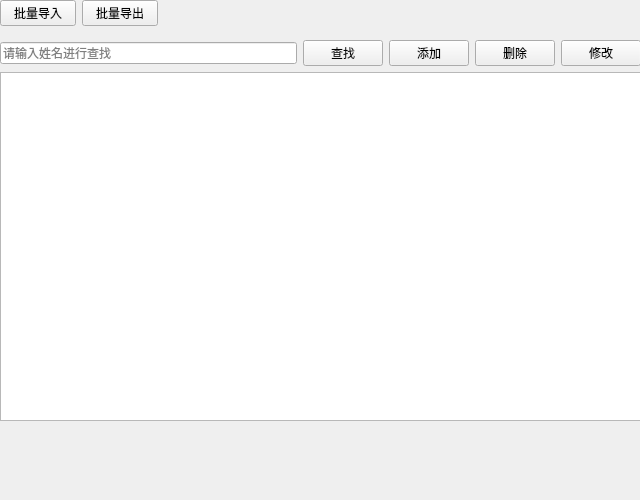
<?xml version="1.0" encoding="UTF-8"?>
<ui version="4.0">
 <class>MedicineView</class>
 <widget class="QWidget" name="MedicineView">
  <property name="geometry">
   <rect>
    <x>0</x>
    <y>0</y>
    <width>640</width>
    <height>500</height>
   </rect>
  </property>
  <property name="windowTitle">
   <string>药品管理</string>
  </property>
  <widget class="QWidget" name="layoutWidget">
   <property name="geometry">
    <rect>
     <x>0</x>
     <y>0</y>
     <width>158</width>
     <height>26</height>
    </rect>
   </property>
   <layout class="QHBoxLayout" name="horizontalLayout_2">
    <item>
     <widget class="QPushButton" name="actionImportCSV">
      <property name="text">
       <string>批量导入</string>
      </property>
     </widget>
    </item>
    <item>
     <widget class="QPushButton" name="actionExportCSV">
      <property name="text">
       <string>批量导出</string>
      </property>
     </widget>
    </item>
   </layout>
  </widget>
  <widget class="QWidget" name="layoutWidget_2">
   <property name="geometry">
    <rect>
     <x>0</x>
     <y>40</y>
     <width>641</width>
     <height>381</height>
    </rect>
   </property>
   <layout class="QVBoxLayout" name="verticalLayout_2">
    <item>
     <layout class="QHBoxLayout" name="horizontalLayout">
      <item>
       <widget class="QLineEdit" name="lineEdit">
        <property name="placeholderText">
         <string>请输入姓名进行查找</string>
        </property>
       </widget>
      </item>
      <item>
       <widget class="QPushButton" name="BtnFind">
        <property name="text">
         <string>查找</string>
        </property>
       </widget>
      </item>
      <item>
       <widget class="QPushButton" name="BtnAdd">
        <property name="text">
         <string>添加</string>
        </property>
       </widget>
      </item>
      <item>
       <widget class="QPushButton" name="BtnDelete">
        <property name="text">
         <string>删除</string>
        </property>
       </widget>
      </item>
      <item>
       <widget class="QPushButton" name="BtnChange">
        <property name="text">
         <string>修改</string>
        </property>
       </widget>
      </item>
     </layout>
    </item>
    <item>
     <widget class="QTableView" name="myTableView"/>
    </item>
   </layout>
  </widget>
 </widget>
 <resources/>
 <connections/>
</ui>
